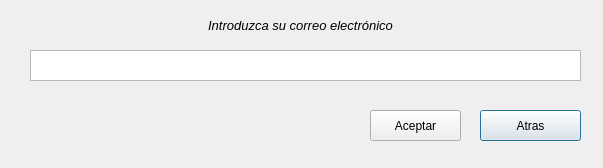
<?xml version="1.0" encoding="UTF-8"?>
<ui version="4.0">
 <class>fSolicitudEmail</class>
 <widget class="QDialog" name="fSolicitudEmail">
  <property name="geometry">
   <rect>
    <x>0</x>
    <y>0</y>
    <width>603</width>
    <height>168</height>
   </rect>
  </property>
  <property name="windowTitle">
   <string>Correo electrónico</string>
  </property>
  <widget class="QLabel" name="lEmail">
   <property name="geometry">
    <rect>
     <x>90</x>
     <y>10</y>
     <width>421</width>
     <height>31</height>
    </rect>
   </property>
   <property name="font">
    <font>
     <pointsize>10</pointsize>
     <italic>true</italic>
    </font>
   </property>
   <property name="text">
    <string>Introduzca su correo electrónico</string>
   </property>
   <property name="alignment">
    <set>Qt::AlignCenter</set>
   </property>
  </widget>
  <widget class="QTextEdit" name="tEmail">
   <property name="geometry">
    <rect>
     <x>30</x>
     <y>50</y>
     <width>551</width>
     <height>31</height>
    </rect>
   </property>
  </widget>
  <widget class="QPushButton" name="bExit">
   <property name="geometry">
    <rect>
     <x>480</x>
     <y>110</y>
     <width>101</width>
     <height>31</height>
    </rect>
   </property>
   <property name="text">
    <string>Atras</string>
   </property>
  </widget>
  <widget class="QPushButton" name="bOk">
   <property name="geometry">
    <rect>
     <x>370</x>
     <y>110</y>
     <width>91</width>
     <height>31</height>
    </rect>
   </property>
   <property name="text">
    <string>Aceptar</string>
   </property>
  </widget>
 </widget>
 <resources/>
 <connections/>
</ui>
